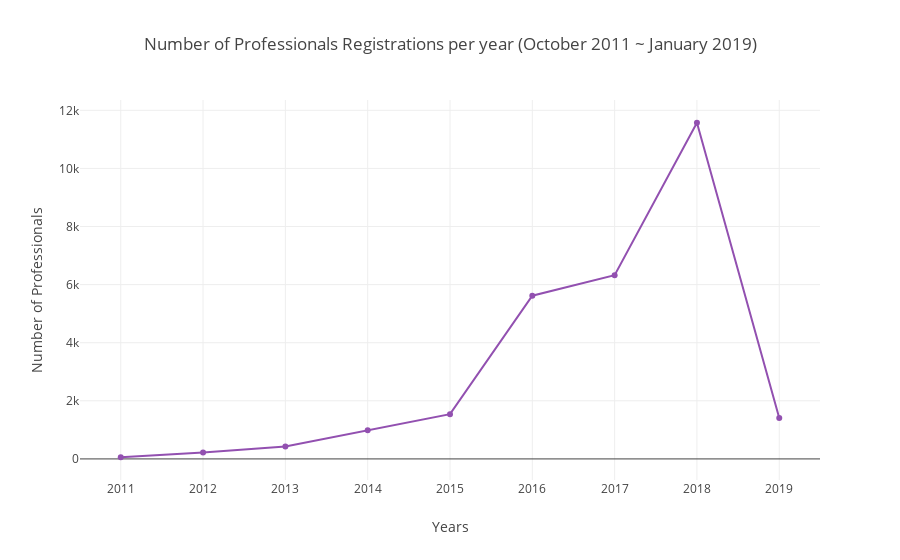

Write notebook code for a chart like this one.
### Markdown cell above
# <center>Professionals</center>
![professionals](https://i.imgur.com/G9F3KHF.jpg)

<span style="float: right;"><a href="https://www.pexels.com/photo/people-taking-group-photo-1374360/">Source</a></span>

### Code cell
years = professionals_df['professionals_date_joined'].dt.year.unique()
years.sort()
min_date = professionals_df['professionals_date_joined'].min()
min_date = min_date.strftime("%B %Y")
max_date = professionals_df['professionals_date_joined'].max()
max_date = max_date.strftime("%B %Y")
#print(years)
vals = [len(professionals_df[professionals_df['professionals_date_joined'].dt.year == y]) for y in years] 
#print(vals)
fig = {
    'data': [{
        'type': 'scatter',
        'x': years,
        'y': vals,
        'line': {'color': LINE_COLOR}
    }],
    'layout': {
        'title': f'Number of Professionals Registrations per year ({min_date} ~ {max_date})',
        'yaxis': {'title': 'Number of Professionals'},
        'xaxis': {'title': 'Years'}
    }
}
iplot(fig)

### Figure 1 — Plotly figure (JSON) as saved in the notebook; plotly's stock layout.template omitted (floating-point values rounded to 4 significant figures)
{"data": [{"line": {"color": "#9250B0"}, "type": "scatter", "uid": "fcdd06e2-ff36-4117-919c-afc380639733", "x": [2011, 2012, 2013, 2014, 2015, 2016, 2017, 2018, 2019], "y": [57, 222, 429, 987, 1540, 5618, 6322, 11572, 1405]}], "layout": {"title": {"text": "Number of Professionals Registrations per year (October 2011 ~ January 2019)"}, "xaxis": {"title": {"text": "Years"}}, "yaxis": {"title": {"text": "Number of Professionals"}}}}
